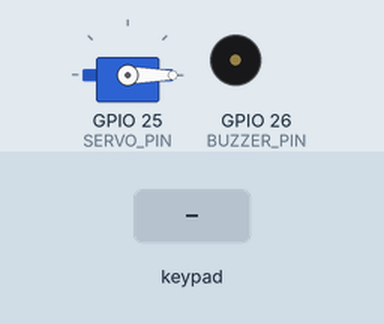
This sketch was run on a simulated ESP32. On the bench: servo, buzzer (waves = sounding, pin HIGH). The inputs (shaded band) are chosen by the test bench. WiFi joins after 1.5 s; servers stay silent unless stated; what the sketch prints to the serial monitor is not drawn.

Above: at 3.0 s.
3.1 s: keypad keys 1 2 3 4 # pressed 0.4 s apart
At 5.16 s:
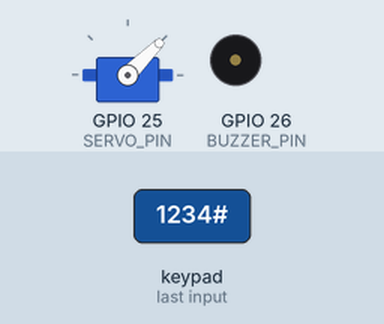
At 6.7 s:
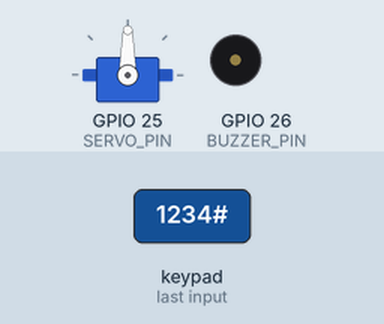
7.1 s: key '#' pressed
10.1 s: key 'A' pressed
At 12.3 s:
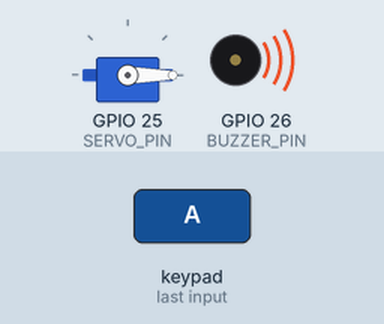
13.1 s: keypad keys 1 2 3 4 * pressed 0.4 s apart
16.6 s: key 'B' pressed
18.1 s: keypad keys 1 2 3 4 D pressed 0.4 s apart
Timing chart, 0 to 21.1 s (numbered marks = the images above; inputs shaded):
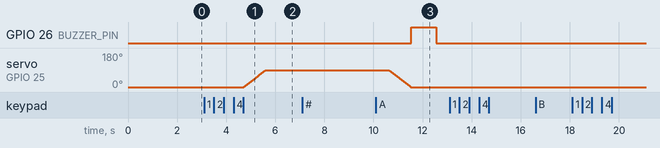

Measured:
- after the input at 3.1 s, servo on GPIO 25 (SERVO_PIN): moves from 0° to 90° over 0.90 s, starting after 1.6 s
- after the input at 7.1 s, every drawn part: stays the same
- after the input at 13.1 s, every drawn part: stays the same
- after the input at 16.6 s, every drawn part: stays the same
- after the input at 18.1 s, every drawn part: stays the same

The sketch:

CODE_INO_FORMAT.ino
```cpp
#define BLYNK_TEMPLATE_ID "Your_Template_ID"
#define BLYNK_TEMPLATE_NAME "Door Unlock"
#define BLYNK_AUTH_TOKEN "Your_Auth_Token"

#define BLYNK_PRINT Serial

#include <WiFi.h>
#include <WiFiClient.h>
#include <BlynkSimpleEsp32.h>
#include <Keypad.h>
#include <ESP32Servo.h>  // ✅ USE THIS LIBRARY for ESP32

// WiFi credentials
char ssid[] = "Your_SSID";      // Replace with your WiFi Name
char pass[] = "Your_PASSWORD";          // Replace with your WiFi Password

// Pins
#define SERVO_PIN 25
#define BUZZER_PIN 26

Servo myservo;

// Keypad setup
const byte ROWS = 4;
const byte COLS = 4;

char keys[ROWS][COLS] = {
  {'1','2','3','A'},
  {'4','5','6','B'},
  {'7','8','9','C'},
  {'*','0','#','D'}
};

byte rowPins[ROWS] = {18, 19, 21, 22};
byte colPins[COLS] = {13, 12, 14, 27};

Keypad keypad = Keypad(makeKeymap(keys), rowPins, colPins, ROWS, COLS);

// Password logic
String password = "1234";
String input = "";

void setup() {
  Serial.begin(115200);
  Blynk.begin(BLYNK_AUTH_TOKEN, ssid, pass);

  pinMode(BUZZER_PIN, OUTPUT);
  myservo.setPeriodHertz(50); // 50 Hz for servo
  myservo.attach(SERVO_PIN);
  myservo.write(0); // Locked position
  Serial.println("System Ready");
}

void loop() {
  Blynk.run();

  char key = keypad.getKey();
  if (key) {
    Serial.print(key);

    if (key == '#') {
      checkPassword();
      input = "";
    } else if (key == '*') {
      input = "";
      Serial.println("\nInput Cleared");
    } else {
      input += key;
    }
  }
}

void smoothMove(int startAngle, int endAngle, int stepDelay = 10) {
  if (startAngle < endAngle) {
    for (int pos = startAngle; pos <= endAngle; pos++) {
      myservo.write(pos);
      delay(stepDelay);
    }
  } else {
    for (int pos = startAngle; pos >= endAngle; pos--) {
      myservo.write(pos);
      delay(stepDelay);
    }
  }
}

void checkPassword() {
  if (input == password) {
    Serial.println("\n✅ Access Granted!");
    smoothMove(0, 90);  // Smooth unlock
    Blynk.logEvent("door_unlocked", "Door unlocked via correct password");
    delay(5000);
    smoothMove(90, 0);  // Smooth lock
  } else {
    Serial.println("\n❌ Wrong Password!");
    digitalWrite(BUZZER_PIN, HIGH);
    delay(1000);
    digitalWrite(BUZZER_PIN, LOW);
    Blynk.logEvent("wrong_attempt", "Wrong password entered!");
  }
}
```
